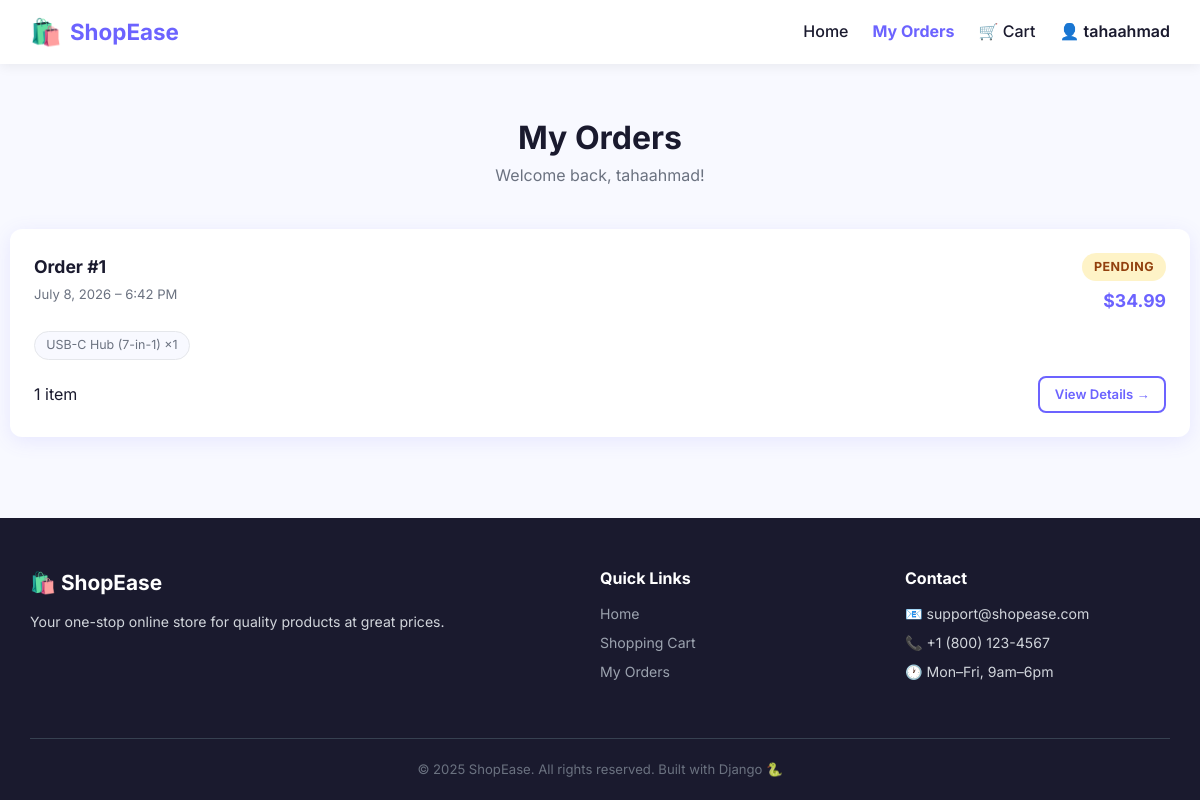
Page /orders/ (signed in) on the committed database.
### store/models.py (models this page shows, shortened)
class Order(models.Model):
    STATUS_PENDING = 'pending'
    STATUS_PROCESSING = 'processing'
    STATUS_SHIPPED = 'shipped'
    STATUS_DELIVERED = 'delivered'
    STATUS_CHOICES = [
        (STATUS_PENDING, 'Pending'),
        (STATUS_PROCESSING, 'Processing'),
        (STATUS_SHIPPED, 'Shipped'),
        (STATUS_DELIVERED, 'Delivered'),
    ]
    user = models.ForeignKey(User, on_delete=models.CASCADE, related_name='orders')
    status = models.CharField(max_length=20, choices=STATUS_CHOICES, default=STATUS_PENDING)
    created_at = models.DateTimeField(auto_now_add=True)
    full_name = models.CharField(max_length=200)
    email = models.EmailField()
    phone = models.CharField(max_length=20, blank=True)
    address = models.TextField()
    city = models.CharField(max_length=100)
    zip_code = models.CharField(max_length=20)
    @property
    def total_price(self):
        return sum(item.subtotal for item in self.items.all())
    @property
    def total_items(self):
        return sum(item.quantity for item in self.items.all())

class OrderItem(models.Model):
    order = models.ForeignKey(Order, on_delete=models.CASCADE, related_name='items')
    product = models.ForeignKey(Product, on_delete=models.PROTECT)
    quantity = models.PositiveIntegerField(default=1)
    price_at_purchase = models.DecimalField(max_digits=10, decimal_places=2)
    @property
    def subtotal(self):
        return self.quantity * self.price_at_purchase

class Product(models.Model):
    name = models.CharField(max_length=200)
    description = models.TextField()
    short_description = models.CharField(max_length=300, blank=True)
    price = models.DecimalField(max_digits=10, decimal_places=2)
    image = models.ImageField(upload_to='products/', blank=True, null=True)
    stock = models.PositiveIntegerField(default=0)
    created_at = models.DateTimeField(auto_now_add=True)

### store/views.py (the view)
# urls.py: path('orders/', views.order_list, name='order_list'),
@login_required
def order_list(request):
    orders = Order.objects.filter(user=request.user).order_by('-created_at')
    return render(request, 'store/order_list.html', {'orders': orders})

### store/cart.py (called while the page is built)
    def __len__(self):
        return sum(item['quantity'] for item in self.cart.values())

### store/context_processors.py (called while the page is built)
def cart_count(request):
    cart = Cart(request)
    return {'cart_count': len(cart)}

### templates/store/order_list.html (shortened to what this page needs)
{% extends 'base.html' %}
{% block content %}
<div class="container section">
    <div class="section-header">
        <h1>My Orders</h1>
        <p>Welcome back, {{ user.username }}!</p>
    </div>
    {% if orders %}
        <div class="orders-list">
            {% for order in orders %}
            <div class="order-card">
                <div class="order-card-header">
                    <div>
                        <h3>Order #{{ order.id }}</h3>
                        <p class="order-date">{{ order.created_at|date:"F j, Y – g:i A" }}</p>
                    </div>
                    <div class="order-card-meta">
                        <span class="status-badge status-{{ order.status }}">
                            {{ order.get_status_display }}
                        </span>
                        <span class="order-total">${{ order.total_price }}</span>
                    </div>
                </div>
                <div class="order-items-preview">
                    {% for item in order.items.all %}
                        <span class="order-item-tag">{{ item.product.name }} ×{{ item.quantity }}</span>
                    {% endfor %}
                </div>
                <div class="order-card-footer">
                    <span>{{ order.total_items }} item{{ order.total_items|pluralize }}</span>
                    <a href="{% url 'order_detail' order.id %}" class="btn btn-outline btn-sm">
                        View Details →
                    </a>
                </div>
            </div>
            {% endfor %}
        </div>
    {% endif %}
</div>
{% endblock %}

### templates/base.html (shortened to what this page needs)
<!DOCTYPE html>
<html lang="en">
<head>
    {% load static %}
    <link rel="stylesheet" href="{% static 'css/style.css' %}">
</head>
<body>
    <nav class="navbar">
        <div class="container navbar-inner">
            <a href="{% url 'home' %}" class="navbar-brand">
                <span class="brand-icon">🛍️</span>
                ShopEase
            </a>
            <ul class="nav-links" id="navLinks">
                <li><a href="{% url 'home' %}">Home</a></li>
                {% if user.is_authenticated %}
                    <li><a href="{% url 'order_list' %}">My Orders</a></li>
                    <li>
                        <a href="{% url 'cart' %}" class="cart-link">
                            🛒 Cart
                        </a>
                    </li>
                    <li class="nav-dropdown">
                        <span class="nav-username">👤 {{ user.username }}</span>
                    </li>
                {% endif %}
            </ul>
        </div>
    </nav>
    <main class="main-content">
        {% block content %}{% endblock %}
    </main>
    <footer class="footer">
        <div class="container">
            <div class="footer-grid">
                <div class="footer-col">
                    <h3>🛍️ ShopEase</h3>
                    <p>Your one-stop online store for quality products at great prices.</p>
                </div>
                <div class="footer-col">
                    <h4>Quick Links</h4>
                    <ul>
                        <li><a href="{% url 'home' %}">Home</a></li>
                        <li><a href="{% url 'cart' %}">Shopping Cart</a></li>
                        {% if user.is_authenticated %}
                            <li><a href="{% url 'order_list' %}">My Orders</a></li>
                        {% else %}
                            <li><a href="{% url 'login' %}">Login</a></li>
                            <li><a href="{% url 'register' %}">Register</a></li>
                        {% endif %}
                    </ul>
                </div>
                <div class="footer-col">
                    <h4>Contact</h4>
                    <p>📧 support@shopease.com</p>
                    <p>📞 +1 (800) 123-4567</p>
                    <p>🕐 Mon–Fri, 9am–6pm</p>
                </div>
            </div>
            <div class="footer-bottom">
                <p>&copy; 2025 ShopEase. All rights reserved. Built with Django 🐍</p>
            </div>
        </div>
    </footer>
</body>
</html>

### static/css/style.css (style rules this page uses)
*, *::before, *::after { box-sizing: border-box; margin: 0; padding: 0; }
:root { --primary: #6c63ff; --primary-dark: #574fd6; --accent: #ff6584; --text: #1a1a2e; --text-muted: #6b7280; --bg: #f8f9ff; --surface: #ffffff; --border: #e5e7eb; --success: #10b981; --warning: #f59e0b; --danger: #ef4444; --radius: 12px; --radius-sm: 8px; --shadow: 0 4px 20px rgba(108,99,255,.12); --shadow-lg: 0 8px 40px rgba(108,99,255,.18); --transition: .25s ease; }
html { scroll-behavior: smooth; }
body { font-family: 'Inter', sans-serif; font-size: 1rem; line-height: 1.6; color: var(--text); background: var(--bg); display: flex; flex-direction: column; min-height: 100vh; }
a { color: var(--primary); text-decoration: none; transition: color var(--transition); }
ul { list-style: none; }
.container { width: 100%; max-width: 1180px; margin: 0 auto; padding: 0 1.25rem; }
.section { padding: 3rem 0; }
.section-header { text-align: center; margin-bottom: 2.5rem; }
.section-header p { color: var(--text-muted); }
.btn { display: inline-flex; align-items: center; justify-content: center; gap: .4rem; padding: .6rem 1.4rem; border-radius: var(--radius-sm); font-size: .9rem; font-weight: 600; border: 2px solid transparent; cursor: pointer; transition: all var(--transition); white-space: nowrap; }
.btn-outline { background: transparent; color: var(--primary); border-color: var(--primary); }
.btn-sm { padding: .4rem .9rem; font-size: .82rem; }
.navbar { background: var(--surface); box-shadow: 0 2px 12px rgba(0,0,0,.07); position: sticky; top: 0; z-index: 100; }
.navbar-inner { display: flex; align-items: center; justify-content: space-between; height: 64px; }
.navbar-brand { font-size: 1.4rem; font-weight: 700; color: var(--primary); display: flex; align-items: center; gap: .5rem; }
.brand-icon { font-size: 1.6rem; }
.nav-links { display: flex; align-items: center; gap: 1.5rem; }
.nav-links a { font-weight: 500; color: var(--text); }
.cart-link { position: relative; }
.nav-dropdown { position: relative; cursor: pointer; }
.nav-username { font-weight: 600; color: var(--text); }
.orders-list { display:flex; flex-direction:column; gap:1.25rem; }
.order-card { background:var(--surface); border-radius:var(--radius); box-shadow:var(--shadow); padding:1.5rem; transition:box-shadow var(--transition); }
.order-card-header { display:flex; justify-content:space-between; align-items:flex-start; margin-bottom:1rem; }
.order-card-header h3 { font-size:1.1rem; font-weight:700; }
.order-date { font-size:.82rem; color:var(--text-muted); margin-top:.2rem; }
.order-card-meta { display:flex; flex-direction:column; align-items:flex-end; gap:.4rem; }
.order-total { font-size:1.1rem; font-weight:700; color:var(--primary); }
.order-items-preview { display:flex; flex-wrap:wrap; gap:.4rem; margin-bottom:1rem; }
.order-item-tag { background:var(--bg); border:1px solid var(--border); border-radius:20px; padding:.2rem .7rem; font-size:.78rem; color:var(--text-muted); }
.order-card-footer { display:flex; justify-content:space-between; align-items:center; }
.status-badge { display:inline-block; padding:.25rem .75rem; border-radius:20px; font-size:.78rem; font-weight:700; text-transform:uppercase; letter-spacing:.04em; }
.status-pending { background:#fef3c7; color:#92400e; }
.footer { background:var(--text); color:#d1d5db; margin-top:auto; }
.footer-grid { display:grid; grid-template-columns:2fr 1fr 1fr; gap:2.5rem; padding:3rem 0; }
.footer-col h3 { font-size:1.3rem; font-weight:700; color:#fff; margin-bottom:.75rem; }
.footer-col h4 { font-weight:700; color:#fff; margin-bottom:.75rem; }
.footer-col p, .footer-col li { font-size:.88rem; margin-bottom:.4rem; }
.footer-col ul li a { color:#9ca3af; transition:color var(--transition); }
.footer-bottom { border-top:1px solid #374151; padding:1.25rem 0; text-align:center; font-size:.82rem; color:#6b7280; }

### rows in the picture
Order: id "1", created_at "July 8, 2026 – 6:42 PM", status "PENDING", total_price "34.99", total_items "1"
OrderItem: product.name "USB-C Hub (7-in-1)", quantity "1"

### other values in the picture
{{ user.username }} "tahaahmad"
